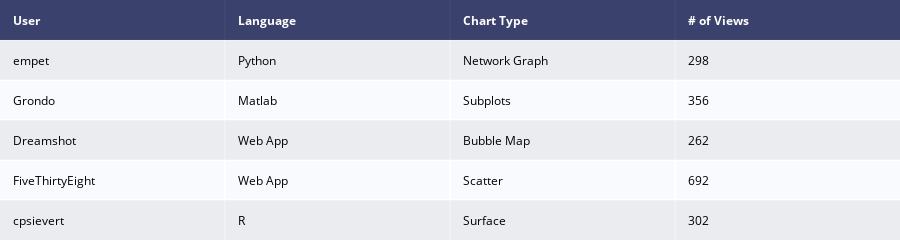

Notebook code cell kept with this figure:
### Code cell
data_matrix = [['User', 'Language', 'Chart Type', '# of Views'],
               ['<a href="https://plotly.com/~empet/folder/home">empet</a>',
                '<a href="https://plotly.com/python/">Python</a>',
                '<a href="https://plotly.com/~empet/8614/">Network Graph</a>',
                298],
               ['<a href="https://plotly.com/~Grondo/folder/home">Grondo</a>',
                '<a href="https://plotly.com/matlab/">Matlab</a>',
                '<a href="https://plotly.com/~Grondo/42/">Subplots</a>',
                356],
               ['<a href="https://plotly.com/~Dreamshot/folder/home">Dreamshot</a>',
                '<a href="https://help.plot.ly/tutorials/">Web App</a>',
                '<a href="https://plotly.com/~Dreamshot/6575/_2014-us-city-populations/">Bubble Map</a>',
                262],
               ['<a href="https://plotly.com/~FiveThirtyEight/folder/home">FiveThirtyEight</a>',
                '<a href="https://help.plot.ly/tutorials/">Web App</a>',
                '<a href="https://plotly.com/~FiveThirtyEight/30/">Scatter</a>',
                692],
               ['<a href="https://plotly.com/~cpsievert/folder/home">cpsievert</a>',
                '<a href="https://plotly.com/r/">R</a>',
                '<a href="https://plotly.com/~cpsievert/1130/">Surface</a>',
                302]]

fig = ff.create_table(data_matrix)
fig.show()

### Figure 1 — Plotly figure (JSON) as saved in the notebook; plotly's stock layout.template omitted (floating-point values rounded to 4 significant figures)
{"data": [{"colorscale": [[0, "#00083e"], [0.5, "#ededee"], [1, "#ffffff"]], "hoverinfo": "none", "opacity": 0.75, "showscale": false, "type": "heatmap", "z": [[0, 0, 0, 0], [0.5, 0.5, 0.5, 0.5], [1, 1, 1, 1], [0.5, 0.5, 0.5, 0.5], [1, 1, 1, 1], [0.5, 0.5, 0.5, 0.5]]}], "layout": {"annotations": [{"align": "left", "font": {"color": "#ffffff"}, "showarrow": false, "text": "<b>User</b>", "x": -0.45, "xanchor": "left", "xref": "x", "y": 0, "yref": "y"}, {"align": "left", "font": {"color": "#ffffff"}, "showarrow": false, "text": "<b>Language</b>", "x": 0.55, "xanchor": "left", "xref": "x", "y": 0, "yref": "y"}, {"align": "left", "font": {"color": "#ffffff"}, "showarrow": false, "text": "<b>Chart Type</b>", "x": 1.55, "xanchor": "left", "xref": "x", "y": 0, "yref": "y"}, {"align": "left", "font": {"color": "#ffffff"}, "showarrow": false, "text": "<b># of Views</b>", "x": 2.55, "xanchor": "left", "xref": "x", "y": 0, "yref": "y"}, {"align": "left", "font": {"color": "#000000"}, "showarrow": false, "text": "<a href=\"https://plotly.com/~empet/folder/home\">empet</a>", "x": -0.45, "xanchor": "left", "xref": "x", "y": 1, "yref": "y"}, {"align": "left", "font": {"color": "#000000"}, "showarrow": false, "text": "<a href=\"https://plotly.com/python/\">Python</a>", "x": 0.55, "xanchor": "left", "xref": "x", "y": 1, "yref": "y"}, {"align": "left", "font": {"color": "#000000"}, "showarrow": false, "text": "<a href=\"https://plotly.com/~empet/8614/\">Network Graph</a>", "x": 1.55, "xanchor": "left", "xref": "x", "y": 1, "yref": "y"}, {"align": "left", "font": {"color": "#000000"}, "showarrow": false, "text": "298", "x": 2.55, "xanchor": "left", "xref": "x", "y": 1, "yref": "y"}, {"align": "left", "font": {"color": "#000000"}, "showarrow": false, "text": "<a href=\"https://plotly.com/~Grondo/folder/home\">Grondo</a>", "x": -0.45, "xanchor": "left", "xref": "x", "y": 2, "yref": "y"}, {"align": "left", "font": {"color": "#000000"}, "showarrow": false, "text": "<a href=\"https://plotly.com/matlab/\">Matlab</a>", "x": 0.55, "xanchor": "left", "xref": "x", "y": 2, "yref": "y"}, {"align": "left", "font": {"color": "#000000"}, "showarrow": false, "text": "<a href=\"https://plotly.com/~Grondo/42/\">Subplots</a>", "x": 1.55, "xanchor": "left", "xref": "x", "y": 2, "yref": "y"}, {"align": "left", "font": {"color": "#000000"}, "showarrow": false, "text": "356", "x": 2.55, "xanchor": "left", "xref": "x", "y": 2, "yref": "y"}, {"align": "left", "font": {"color": "#000000"}, "showarrow": false, "text": "<a href=\"https://plotly.com/~Dreamshot/folder/home\">Dreamshot</a>", "x": -0.45, "xanchor": "left", "xref": "x", "y": 3, "yref": "y"}, {"align": "left", "font": {"color": "#000000"}, "showarrow": false, "text": "<a href=\"https://help.plot.ly/tutorials/\">Web App</a>", "x": 0.55, "xanchor": "left", "xref": "x", "y": 3, "yref": "y"}, {"align": "left", "font": {"color": "#000000"}, "showarrow": false, "text": "<a href=\"https://plotly.com/~Dreamshot/6575/_2014-us-city-populations/\">Bubble Map</a>", "x": 1.55, "xanchor": "left", "xref": "x", "y": 3, "yref": "y"}, {"align": "left", "font": {"color": "#000000"}, "showarrow": false, "text": "262", "x": 2.55, "xanchor": "left", "xref": "x", "y": 3, "yref": "y"}, {"align": "left", "font": {"color": "#000000"}, "showarrow": false, "text": "<a href=\"https://plotly.com/~FiveThirtyEight/folder/home\">FiveThirtyEight</a>", "x": -0.45, "xanchor": "left", "xref": "x", "y": 4, "yref": "y"}, {"align": "left", "font": {"color": "#000000"}, "showarrow": false, "text": "<a href=\"https://help.plot.ly/tutorials/\">Web App</a>", "x": 0.55, "xanchor": "left", "xref": "x", "y": 4, "yref": "y"}, {"align": "left", "font": {"color": "#000000"}, "showarrow": false, "text": "<a href=\"https://plotly.com/~FiveThirtyEight/30/\">Scatter</a>", "x": 1.55, "xanchor": "left", "xref": "x", "y": 4, "yref": "y"}, {"align": "left", "font": {"color": "#000000"}, "showarrow": false, "text": "692", "x": 2.55, "xanchor": "left", "xref": "x", "y": 4, "yref": "y"}, {"align": "left", "font": {"color": "#000000"}, "showarrow": false, "text": "<a href=\"https://plotly.com/~cpsievert/folder/home\">cpsievert</a>", "x": -0.45, "xanchor": "left", "xref": "x", "y": 5, "yref": "y"}, {"align": "left", "font": {"color": "#000000"}, "showarrow": false, "text": "<a href=\"https://plotly.com/r/\">R</a>", "x": 0.55, "xanchor": "left", "xref": "x", "y": 5, "yref": "y"}, {"align": "left", "font": {"color": "#000000"}, "showarrow": false, "text": "<a href=\"https://plotly.com/~cpsievert/1130/\">Surface</a>", "x": 1.55, "xanchor": "left", "xref": "x", "y": 5, "yref": "y"}, {"align": "left", "font": {"color": "#000000"}, "showarrow": false, "text": "302", "x": 2.55, "xanchor": "left", "xref": "x", "y": 5, "yref": "y"}], "height": 230, "margin": {"b": 0, "l": 0, "r": 0, "t": 0}, "xaxis": {"dtick": 1, "gridwidth": 2, "showticklabels": false, "tick0": -0.5, "ticks": "", "zeroline": false}, "yaxis": {"autorange": "reversed", "dtick": 1, "gridwidth": 2, "showticklabels": false, "tick0": 0.5, "ticks": "", "zeroline": false}}}
